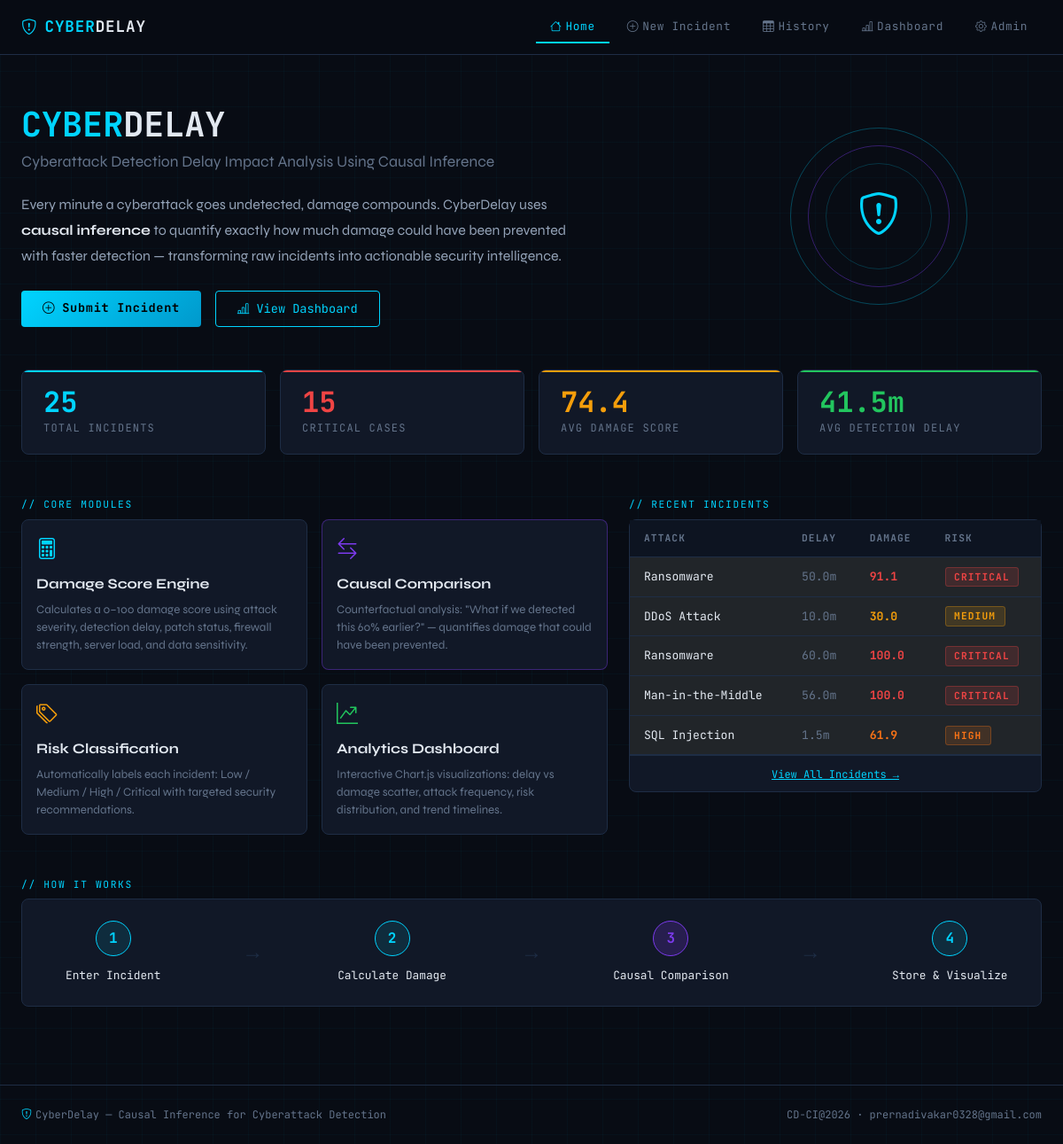
The page / on the database its author committed.
### incidents/models.py (models this page shows, shortened)
class Incident(models.Model):
    attack_type = models.CharField(max_length=50, choices=ATTACK_TYPES)
    detection_delay = models.FloatField(help_text="Detection delay in minutes")
    server_load = models.FloatField(help_text="Server load at time of attack (0–100%)")
    patch_status = models.CharField(max_length=20, choices=PATCH_STATUS)
    firewall_status = models.CharField(max_length=20, choices=FIREWALL_STATUS)
    affected_systems = models.IntegerField(help_text="Number of systems affected")
    data_sensitivity = models.CharField(
        max_length=20,
        choices=[('public', 'Public'), ('internal', 'Internal'), ('confidential', 'Confidential'), ('top_secret', 'Top Secret')],
        default='internal'
    )
    attack_vector = models.CharField(
        max_length=20,
        choices=[('external', 'External'), ('internal', 'Internal'), ('supply_chain', 'Supply Chain')],
        default='external'
    )
    notes = models.TextField(blank=True, null=True)
    damage_score = models.FloatField(null=True, blank=True)
    counterfactual_damage = models.FloatField(null=True, blank=True)
    counterfactual_delay = models.FloatField(null=True, blank=True)
    risk_level = models.CharField(max_length=20, choices=RISK_LEVELS, blank=True)
    damage_saved = models.FloatField(null=True, blank=True)
    created_at = models.DateTimeField(auto_now_add=True)
    class Meta:
        ordering = ['-created_at']

### incidents/views.py (the view)
# urls.py: path('', views.home, name='home'),
def home(request):
    total = Incident.objects.count()
    critical = Incident.objects.filter(risk_level='critical').count()
    avg_damage = Incident.objects.aggregate(avg=Avg('damage_score'))['avg']
    avg_delay = Incident.objects.aggregate(avg=Avg('detection_delay'))['avg']
    recent = Incident.objects.all()[:5]
    context = {
        'total_incidents': total,
        'critical_count': critical,
        'avg_damage': round(avg_damage, 1) if avg_damage else 0,
        'avg_delay': round(avg_delay, 1) if avg_delay else 0,
        'recent_incidents': recent,
    }
    return render(request, 'incidents/home.html', context)

### incidents/templates/incidents/home.html (shortened to what this page needs)
{% extends 'base.html' %}
{% block content %}
<div class="container-fluid px-4 py-4">
    <div class="row mb-5">
        <div class="col-lg-8">
            <h1 style="font-family: var(--cd-mono); font-size: 2.4rem; font-weight: 700; line-height: 1.2;">
                <span style="color: var(--cd-accent);">CYBER</span>DELAY
            </h1>
            <h2 style="font-size: 1.1rem; color: var(--cd-muted); font-weight: 400; margin-bottom: 1.5rem;">
                Cyberattack Detection Delay Impact Analysis Using Causal Inference
            </h2>
            <p style="color: #94a3b8; line-height: 1.8; max-width: 640px;">
                Every minute a cyberattack goes undetected, damage compounds. CyberDelay uses
                <strong style="color: var(--cd-text);">causal inference</strong> to quantify exactly how much
                damage could have been prevented with faster detection — transforming raw incidents into
                actionable security intelligence.
            </p>
            <div class="d-flex gap-3 mt-4">
                <a href="/submit/" class="btn btn-cyber">
                    <i class="bi bi-plus-circle me-2"></i>Submit Incident
                </a>
                <a href="/dashboard/" class="btn btn-outline-cyber">
                    <i class="bi bi-bar-chart-line me-2"></i>View Dashboard
                </a>
            </div>
        </div>
        <div class="col-lg-4 d-none d-lg-flex align-items-center justify-content-center">
            <div style="position: relative; width: 200px; height: 200px;">
                <div style="position: absolute; inset: 0; border: 1px solid var(--cd-accent); border-radius: 50%; opacity: 0.3; animation: spin 20s linear infinite;"></div>
                <div style="position: absolute; inset: 20px; border: 1px solid var(--cd-accent2); border-radius: 50%; opacity: 0.4; animation: spin 15s linear infinite reverse;"></div>
                <div style="position: absolute; inset: 40px; border: 1px solid var(--cd-accent); border-radius: 50%; opacity: 0.2;"></div>
                <div style="position: absolute; inset: 0; display: flex; align-items: center; justify-content: center;">
                    <i class="bi bi-shield-exclamation" style="font-size: 3rem; color: var(--cd-accent);"></i>
                </div>
            </div>
        </div>
    </div>
    <div class="row g-3 mb-5">
        <div class="col-6 col-md-3">
            <div class="stat-card accent">
                <div class="stat-value" style="color: var(--cd-accent);">{{ total_incidents }}</div>
                <div class="stat-label">Total Incidents</div>
            </div>
        </div>
        <div class="col-6 col-md-3">
            <div class="stat-card danger">
                <div class="stat-value" style="color: var(--cd-red);">{{ critical_count }}</div>
                <div class="stat-label">Critical Cases</div>
            </div>
        </div>
        <div class="col-6 col-md-3">
            <div class="stat-card warning">
                <div class="stat-value" style="color: var(--cd-yellow);">{{ avg_damage }}</div>
                <div class="stat-label">Avg Damage Score</div>
            </div>
        </div>
        <div class="col-6 col-md-3">
            <div class="stat-card success">
                <div class="stat-value" style="color: var(--cd-green);">{{ avg_delay }}m</div>
                <div class="stat-label">Avg Detection Delay</div>
            </div>
        </div>
    </div>
    <div class="row g-4">
        <div class="col-lg-7">
            <div class="section-tag">// Core Modules</div>
            <div class="row g-3">
                <div class="col-md-6">
                    <div class="cd-card p-3 h-100">
                        <div class="mb-2" style="color: var(--cd-accent); font-size: 1.5rem;"><i class="bi bi-calculator"></i></div>
                        <div style="font-weight: 700; margin-bottom: 0.5rem;">Damage Score Engine</div>
                        <div style="font-size: 0.83rem; color: var(--cd-muted);">
                            Calculates a 0–100 damage score using attack severity, detection delay, patch status, firewall strength, server load, and data sensitivity.
                        </div>
                    </div>
                </div>
                <div class="col-md-6">
                    <div class="cd-card p-3 h-100" style="border-color: rgba(124, 58, 237, 0.4);">
                        <div class="mb-2" style="color: var(--cd-accent2); font-size: 1.5rem;"><i class="bi bi-arrow-left-right"></i></div>
                        <div style="font-weight: 700; margin-bottom: 0.5rem;">Causal Comparison</div>
                        <div style="font-size: 0.83rem; color: var(--cd-muted);">
                            Counterfactual analysis: "What if we detected this 60% earlier?" — quantifies damage that could have been prevented.
                        </div>
                    </div>
                </div>
                <div class="col-md-6">
                    <div class="cd-card p-3 h-100">
                        <div class="mb-2" style="color: var(--cd-yellow); font-size: 1.5rem;"><i class="bi bi-tags"></i></div>
                        <div style="font-weight: 700; margin-bottom: 0.5rem;">Risk Classification</div>
                        <div style="font-size: 0.83rem; color: var(--cd-muted);">
                            Automatically labels each incident: Low / Medium / High / Critical with targeted security recommendations.
                        </div>
                    </div>
                </div>
                <div class="col-md-6">
                    <div class="cd-card p-3 h-100">
                        <div class="mb-2" style="color: var(--cd-green); font-size: 1.5rem;"><i class="bi bi-graph-up-arrow"></i></div>
                        <div style="font-weight: 700; margin-bottom: 0.5rem;">Analytics Dashboard</div>
                        <div style="font-size: 0.83rem; color: var(--cd-muted);">
                            Interactive Chart.js visualizations: delay vs damage scatter, attack frequency, risk distribution, and trend timelines.
                        </div>
                    </div>
                </div>
            </div>
        </div>
        <div class="col-lg-5">
            <div class="section-tag">// Recent Incidents</div>
            <div class="cd-card">
                {% if recent_incidents %}
                <div class="table-responsive">
                    <table class="table cd-table mb-0">
                        <thead>
                            <tr>
                                <th>Attack</th>
                                <th>Delay</th>
                                <th>Damage</th>
                                <th>Risk</th>
                            </tr>
                        </thead>
                        <tbody>
                            {% for inc in recent_incidents %}
                            <tr>
                                <td>
                                    <a href="/result/{{ inc.pk }}/" style="color: var(--cd-text); text-decoration: none;">
                                        {{ inc.get_attack_type_display }}
                                    </a>
                                </td>
                                <td style="color: var(--cd-muted);">{{ inc.detection_delay }}m</td>
                                <td>
                                    <span style="color: {% if inc.damage_score >= 75 %}var(--cd-red){% elif inc.damage_score >= 55 %}var(--cd-orange){% elif inc.damage_score >= 30 %}var(--cd-yellow){% else %}var(--cd-green){% endif %}; font-weight: 700;">
                                        {{ inc.damage_score }}
                                    </span>
                                </td>
                                <td>
                                    <span class="risk-badge risk-{{ inc.risk_level }}">{{ inc.risk_level }}</span>
                                </td>
                            </tr>
                            {% endfor %}
                        </tbody>
                    </table>
                </div>
                <div class="p-2 text-center" style="border-top: 1px solid var(--cd-border);">
                    <a href="/history/" style="font-family: var(--cd-mono); font-size: 0.75rem; color: var(--cd-accent);">
                        View All Incidents →
                    </a>
                </div>
                {% endif %}
            </div>
        </div>
    </div>
    <div class="row mt-5">
        <div class="col-12">
            <div class="section-tag">// How It Works</div>
            <div class="cd-card p-4">
                <div class="row g-0 text-center">
                    <div class="col">
                        <div style="width: 40px; height: 40px; background: rgba(0,212,255,0.1); border: 1px solid var(--cd-accent); border-radius: 50%; display: flex; align-items: center; justify-content: center; margin: 0 auto 0.75rem; font-family: var(--cd-mono); color: var(--cd-accent); font-weight: 700;">1</div>
                        <div style="font-size: 0.8rem; font-family: var(--cd-mono);">Enter Incident</div>
                    </div>
                    <div class="col d-flex align-items-center justify-content-center" style="color: var(--cd-border); font-size: 1.5rem;">→</div>
                    <div class="col">
                        <div style="width: 40px; height: 40px; background: rgba(0,212,255,0.1); border: 1px solid var(--cd-accent); border-radius: 50%; display: flex; align-items: center; justify-content: center; margin: 0 auto 0.75rem; font-family: var(--cd-mono); color: var(--cd-accent); font-weight: 700;">2</div>
                        <div style="font-size: 0.8rem; font-family: var(--cd-mono);">Calculate Damage</div>
                    </div>
                    <div class="col d-flex align-items-center justify-content-center" style="color: var(--cd-border); font-size: 1.5rem;">→</div>
                    <div class="col">
                        <div style="width: 40px; height: 40px; background: rgba(124,58,237,0.2); border: 1px solid var(--cd-accent2); border-radius: 50%; display: flex; align-items: center; justify-content: center; margin: 0 auto 0.75rem; font-family: var(--cd-mono); color: var(--cd-accent2); font-weight: 700;">3</div>
                        <div style="font-size: 0.8rem; font-family: var(--cd-mono);">Causal Comparison</div>
                    </div>
                    <div class="col d-flex align-items-center justify-content-center" style="color: var(--cd-border); font-size: 1.5rem;">→</div>
                    <div class="col">
                        <div style="width: 40px; height: 40px; background: rgba(0,212,255,0.1); border: 1px solid var(--cd-accent); border-radius: 50%; display: flex; align-items: center; justify-content: center; margin: 0 auto 0.75rem; font-family: var(--cd-mono); color: var(--cd-accent); font-weight: 700;">4</div>
                        <div style="font-size: 0.8rem; font-family: var(--cd-mono);">Store & Visualize</div>
                    </div>
                </div>
            </div>
        </div>
    </div>
</div>
{% endblock %}

### templates/base.html (shortened to what this page needs)
<!DOCTYPE html>
<html lang="en" data-bs-theme="dark">
<head>
    <link href="https://cdn.jsdelivr.net/npm/bootstrap@5.3.2/dist/css/bootstrap.min.css" rel="stylesheet">
    <link href="https://cdn.jsdelivr.net/npm/bootstrap-icons@1.11.3/font/bootstrap-icons.css" rel="stylesheet">
</head>
<body>
    <div class="content-wrapper">
        <nav class="navbar navbar-expand-lg sticky-top">
            <div class="container-fluid px-4">
                <a class="navbar-brand" href="/">
                    <i class="bi bi-shield-exclamation me-2"></i>CYBER<span>DELAY</span>
                </a>
                <div class="collapse navbar-collapse" id="navMenu">
                    <ul class="navbar-nav ms-auto gap-1">
                        <li class="nav-item">
                            <a class="nav-link {% if request.resolver_match.url_name == 'home' %}active{% endif %}" href="/">
                                <i class="bi bi-house me-1"></i>Home
                            </a>
                        </li>
                        <li class="nav-item">
                            <a class="nav-link {% if request.resolver_match.url_name == 'submit' %}active{% endif %}" href="/submit/">
                                <i class="bi bi-plus-circle me-1"></i>New Incident
                            </a>
                        </li>
                        <li class="nav-item">
                            <a class="nav-link {% if request.resolver_match.url_name == 'history' %}active{% endif %}" href="/history/">
                                <i class="bi bi-table me-1"></i>History
                            </a>
                        </li>
                        <li class="nav-item">
                            <a class="nav-link {% if request.resolver_match.url_name == 'dashboard' %}active{% endif %}" href="/dashboard/">
                                <i class="bi bi-bar-chart-line me-1"></i>Dashboard
                            </a>
                        </li>
                        <li class="nav-item">
                            <a class="nav-link" href="/admin/" target="_blank">
                                <i class="bi bi-gear me-1"></i>Admin
                            </a>
                        </li>
                    </ul>
                </div>
            </div>
        </nav>
        <div class="container-fluid px-4 py-3 messages-container">
        </div>
        {% block content %}{% endblock %}
        <footer>
            <div class="container-fluid px-4">
                <div class="d-flex justify-content-between align-items-center">
                    <span><i class="bi bi-shield-exclamation me-1" style="color:var(--cd-accent)"></i>CyberDelay — Causal Inference for Cyberattack Detection</span>
                    <span>CD-CI@2026 · prernadivakar0328@gmail.com</span>
                </div>
            </div>
        </footer>
    </div>
</body>
</html>

### rows shown on the page
Incident: attack_type "Ransomware", detection_delay "50.0", damage_score "91.1", risk_level "CRITICAL"
Incident: attack_type "DDoS Attack", detection_delay "10.0", damage_score "30.0", risk_level "MEDIUM"
Incident: attack_type "Ransomware", detection_delay "60.0", damage_score "100.0", risk_level "CRITICAL"
Incident: attack_type "Man-in-the-Middle", detection_delay "56.0", damage_score "100.0", risk_level "CRITICAL"
Incident: attack_type "SQL Injection", detection_delay "1.5", damage_score "61.9", risk_level "HIGH"

### other values the page prints
{{ total_incidents }} "25"
{{ critical_count }} "15"
{{ avg_damage }} "74.4"
{{ avg_delay }} "41.5"
